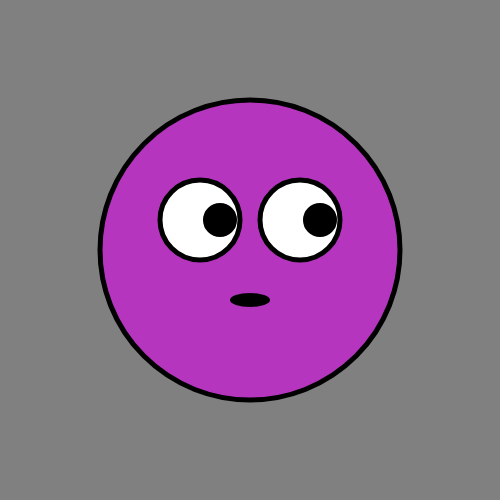
Frame 1 (no input)
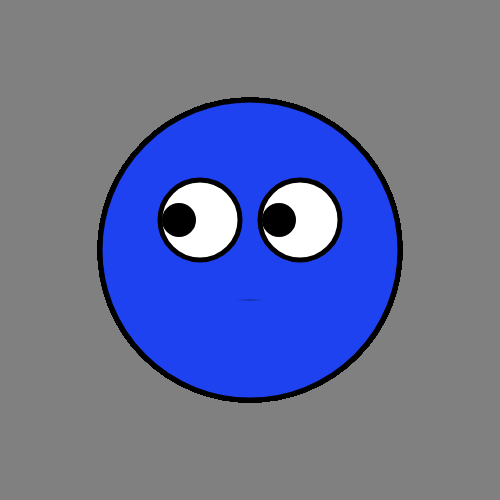
Frame 60 (no input)
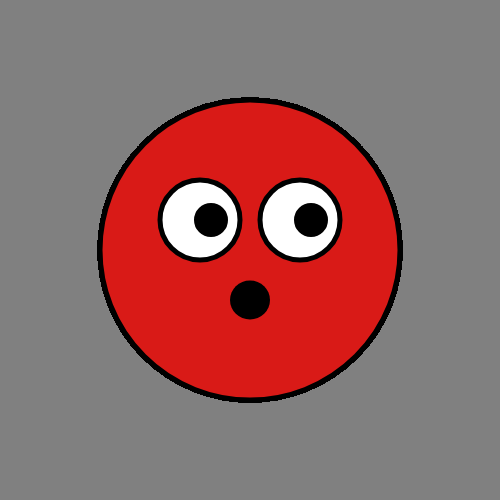
Frame 120 (the mouse pressed at the canvas centre since frame 60)

The p5.js sketch that drew these frames (run headless with seeded random() and noise() and a simulated clock; from frame 60 on, the mouse is pressed at the canvas centre):

// p5.js sketch
// ── sketch.js
/*
This is the pair project work of Daniel as Driver
and Arnel as the typer

the code would make a face with moving eyes
a simple project but a very creative one in my opinion
*/

eye1 = 220; //holds X coordinate of the 1st eye
eye2 = 320; //holds X coordinate of the 2nd eye
speed1 = 1; //speed of the movement of the eye


function setup() {
  createCanvas(500,500); //creates canvas with 500x500 pixels
  background('grey');   //sets BG color to grey
}

function draw() 
{
  strokeWeight(5);      //thickness of the outer circle which makes the face
  fill(random(255), random(255), random(255));  //randomly fill the color of the face, although it's interesting to watch
                                                //the face to change color, it would be better to add a code
                                                //to decrease the time it takes to change color
  ellipse(250, 250, 300, 300);//draw the outer circle
  
  strokeWeight(5);    //thickness of the circle which makes the eyeballs
  fill('white');      //sets color of the BG
  ellipse(200, 220, 80, 80);  //draws the eyeball
  ellipse(300, 220, 80, 80);  //draws the 2nd eyeballs
  
  strokeWeight(4);    //thickness of the circle which makes the pupils
  fill('black');      //sets color of the pupil
  ellipse(eye1, 220, 30, 30);   //draws the 1st pupil
  ellipse(eye2, 220, 30, 30);   //draws the 2nd pupil
  
  eye1 = eye1 + speed1;       //adds the value of speed to the x coordinate of the pupil
  eye2 = eye2 + speed1;
  
  if((eye1>=225||eye1<=175)&&(eye2>=325||eye2<=300))//if the pupil reaches the border of the eyes
  {
    speed1=speed1 *-1;          //it will change its direction
  }
  
  strokeWeight(0);
  fill('black');
  ellipse(250, 300, 40, random(40));  //draws the mouth with its width as a random value which adds a talking effect
}
